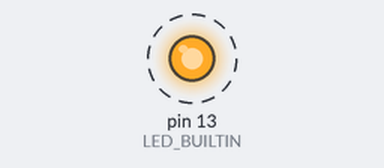
A sketch run on a simulated Arduino Uno, built with avr-gcc and run on an emulated ATmega328P. Shown: output pins drawn as LEDs (lit = HIGH). Dashed ring = blinking. What the sketch prints to the serial monitor is not drawn.

Above: at 0.5 s.
Timing chart, 0 to 4.6 s (numbered marks = the images above):
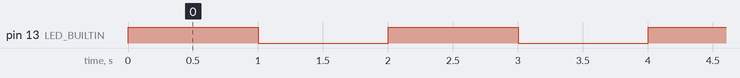

The sketch:

Blink.ino
```cpp
void setup() {
  // Initialize digital pin LED_BUILTIN as an output.
  pinMode(LED_BUILTIN, OUTPUT);

  // Initialize serial communication at 9600 bits per second:
  Serial.begin(9600);
  Serial.println("System Initialized. Starting Blink Loop...");
}

// The loop function runs over and over again forever
void loop() {
  digitalWrite(LED_BUILTIN, HIGH);   // turn the LED on (HIGH is the voltage level)
  Serial.println("LED is ON");       // Print status to Serial Monitor
  delay(1000);                       // wait for a second

  digitalWrite(LED_BUILTIN, LOW);    // turn the LED off by making the voltage LOW
  Serial.println("LED is OFF");      // Print status to Serial Monitor
  delay(1000);                       // wait for a second
}
```

Measured:
- by itself, pin 13 (LED_BUILTIN): alternates HIGH for 1.0 s and LOW for 1.0 s
